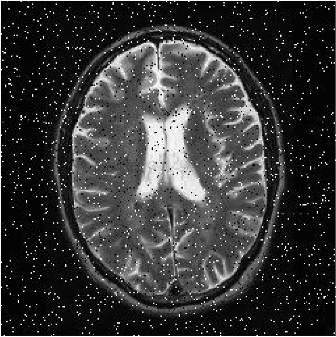
#> input picture Aula09/brain_noisy.png, 336 x 337 px
$ python Mediana_.py
#> lines starting #> are read from the running program, lines starting #| are printed output that depends on the picture
import cv2 as cv
import numpy as np
img = cv.imread('brain_noisy.png')
#> img is the input picture: shape (337, 336, 3); min 0, max 255, mean 54.1
#media
kernel = np.ones((7,7),np.float32)/49
dst = cv.filter2D(img,-1,kernel)
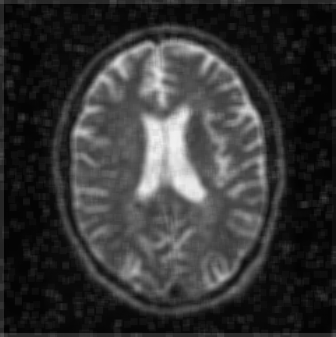
#> dst: shape (337, 336, 3); min 2, max 242, mean 53.1
imgs_concat = np.concatenate((img, dst), axis=0)
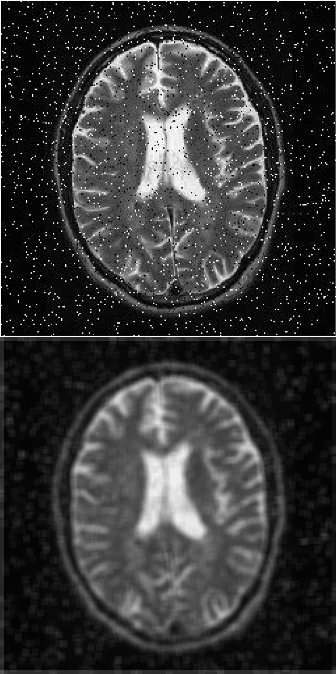
#> imgs_concat: shape (674, 336, 3); min 0, max 255, mean 53.6

#mediana
median = cv.medianBlur(img, 7)
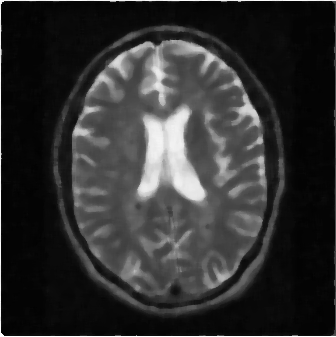
#> median: shape (337, 336, 3); min 1, max 255, mean 49.1
cv.imshow('Mediana', median)

cv.imshow('taj_noise',imgs_concat)
cv.waitKey(0)
cv.destroyAllWindows()
